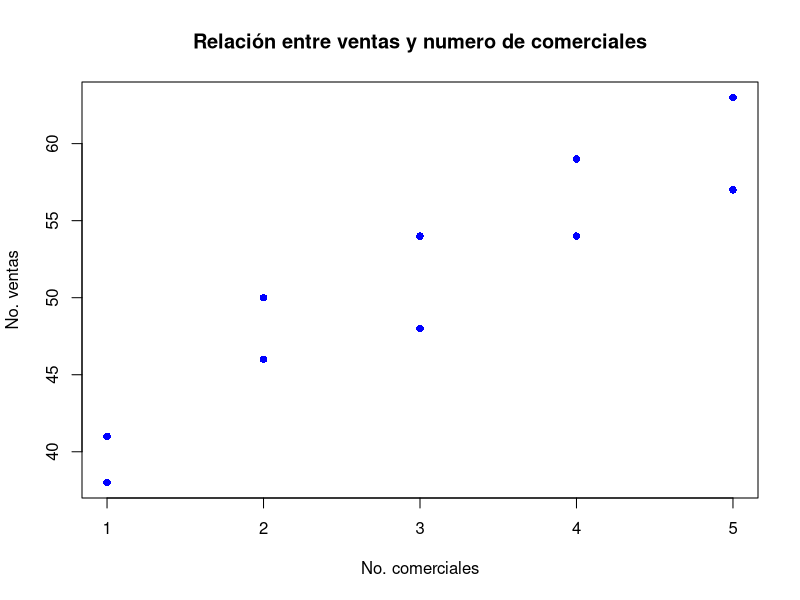
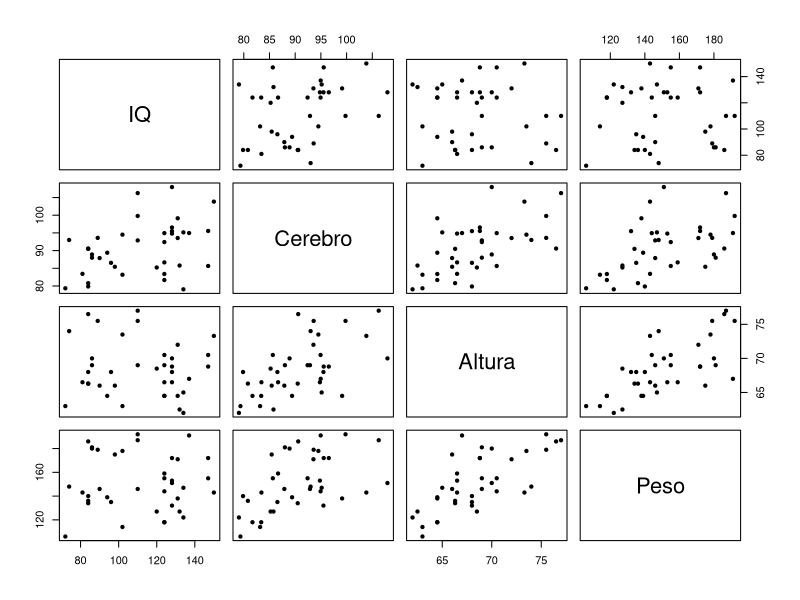
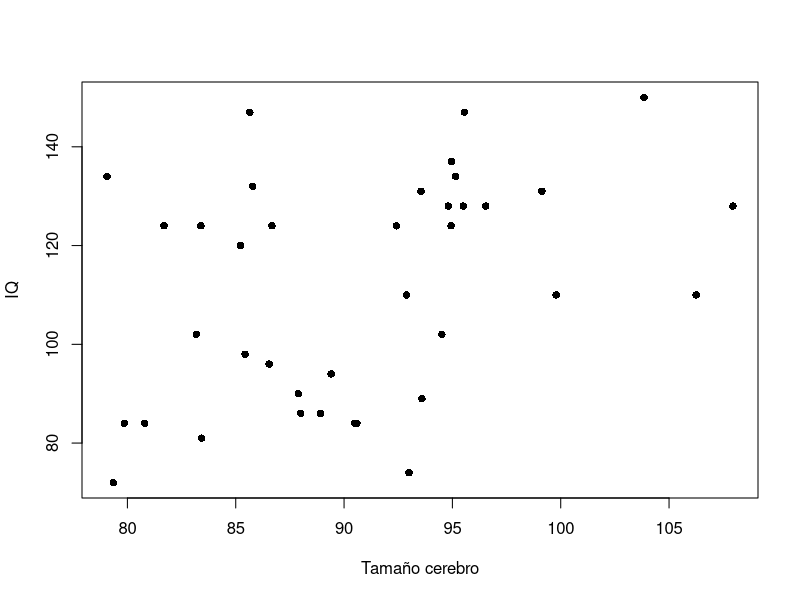
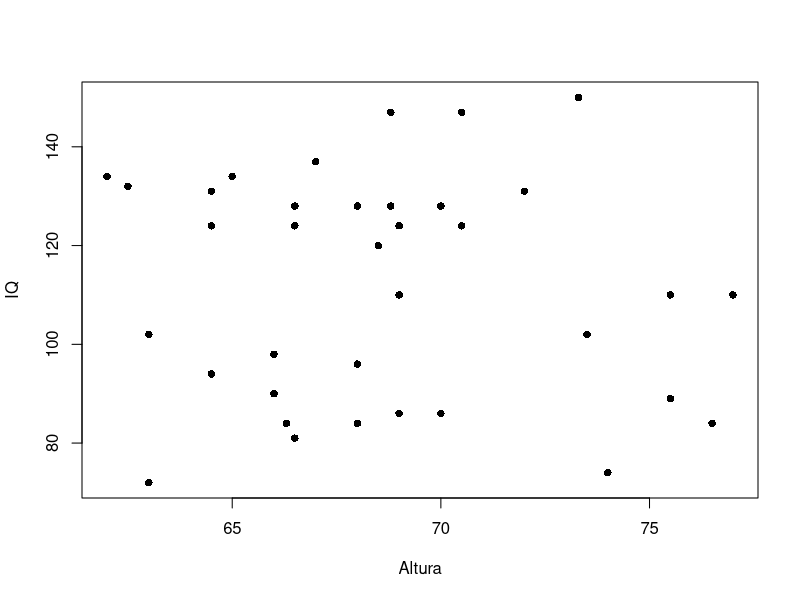
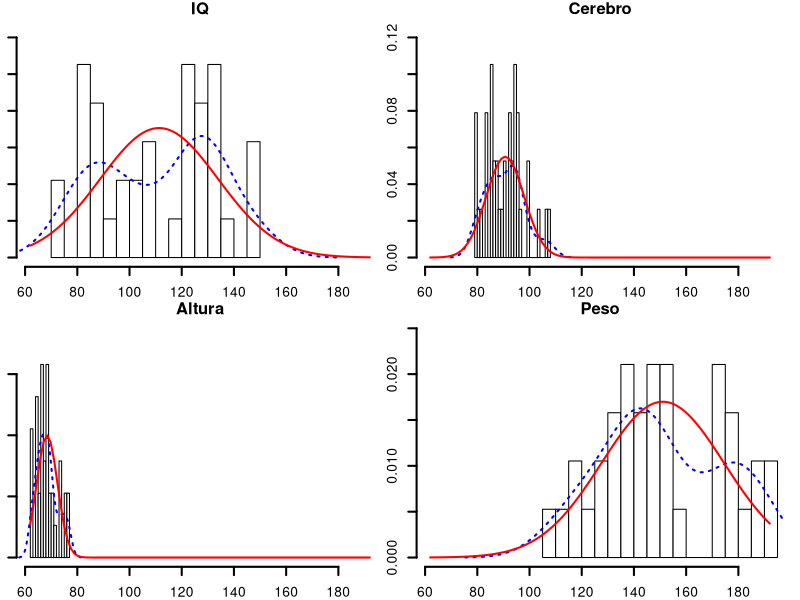
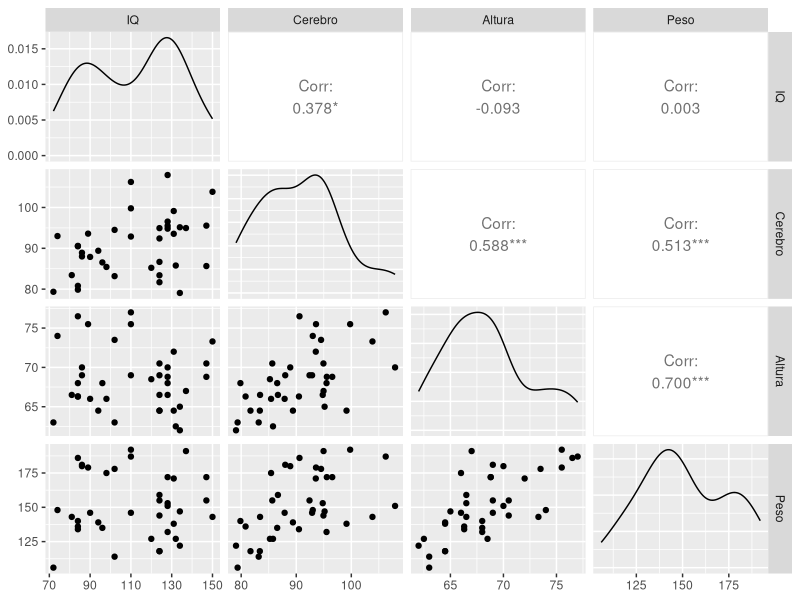
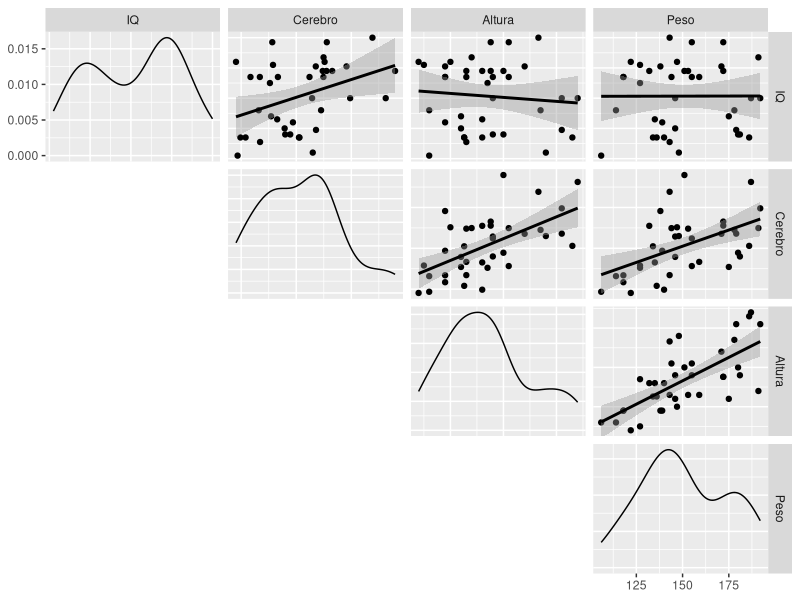
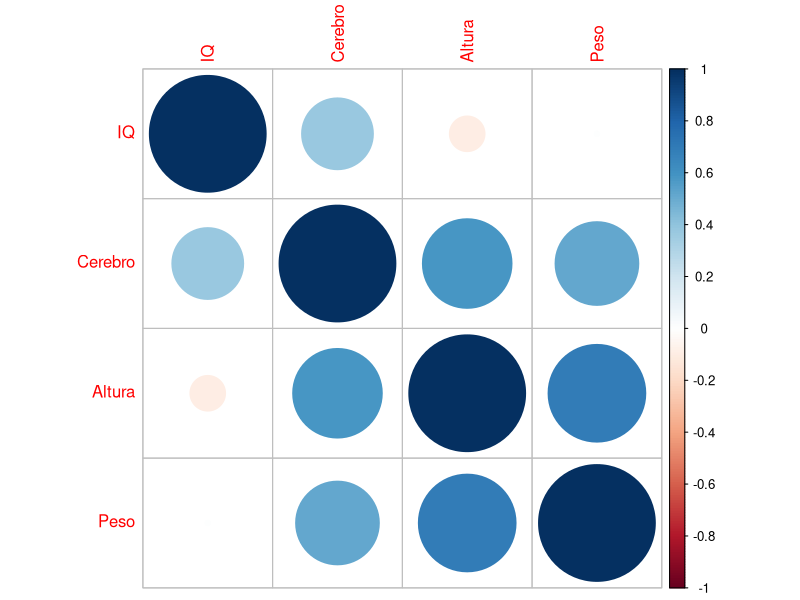

Here is the R script that generated these plots, in order:
(x = c(2, 5, 1, 3, 4, 1, 5, 3, 4, 2)); #No. comerciales Salida en consola
y = c(50, 57, 41, 54, 54, 38, 63, 48, 59, 46); #No. ventas

plot(x,y,pch=16, col="blue", main="Relación entre ventas y numero de comerciales", xlab="No. comerciales", ylab="No. ventas")  #Tipo de marcador (pch)
correlacion = cor(x, y, method="pearson")
test = cor.test(x, y) #


#¿La inteligencia de una persona está determinada por el tamaño del cerebro basado en el conteo obtenido a partir de escaneos por resonancia magnética, MRI (cuentas/10,000) o por el de su cuerpo (estatura-pulgadas, peso-libras)?*
inteligencia = read.table("iqsize.txt", header=T, row.names = 1); #row.names = etiquetas
inteligencia
attach(inteligencia)
names(inteligencia)
# skip = numeros de renglones a saltar
inteligencia$IQ
inteligencia[1,]


pairs(inteligencia, pch=20) #matriz de gráficos de dispersion
plot(Cerebro, IQ, pch=16, xlab="Tamaño cerebro", ylab="IQ")  #cambiar regresor x

plot(Altura, IQ, pch=16, xlab="Altura", ylab="IQ")

install.packages("psych")
library(psych)
install.packages("GGally")
library(GGally)

multi.hist(x=inteligencia, dcol=c("blue", "red"), dlty=c("dotted", "solid"), lwd=c(2, 1), main = c("IQ", "Cerebro", "Altura", "Peso"))
# curva roja es teórica
#curva en azul es la de los datos, real

ggpairs(inteligencia)
ggpairs(inteligencia, upper=list(continuous = "smooth"), lower = list(continuous = "blank"), diag = list(continuous = "densityDiag"))
#línea sombreada es la impresión del modelo
#Método de crecimiento para regresión líneal


install.packages("Hmisc")
library(Hmisc)
rcorr(as.matrix(inteligencia)) #matriz de correlación
# p matriz de prueba de hipotesis
library(corrplot)
corrplot(cor(inteligencia))

beta0=function(x,y){
  b1 = cov(x,y)/var(x)
  print(b1);
}

y = inteligencia$IQ
x = inteligencia $Cerebro
beta0(x,y)
lm(formula = y~x,data=inteligencia)
